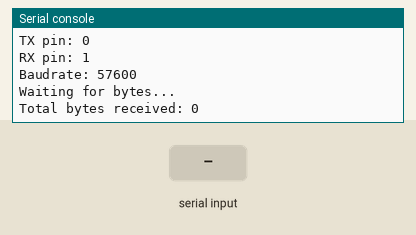
The program below on a simulated Raspberry Pi Pico running MicroPython. On the bench: the last lines printed to the serial console. The inputs (shaded band) are chosen by the test bench.

Above: at 1.2 s.
1.3 s: "1" received over the second serial link
At 1.9 s:
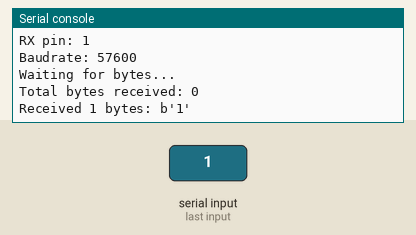
2.8 s: "0" received over the second serial link
At 3.8 s:
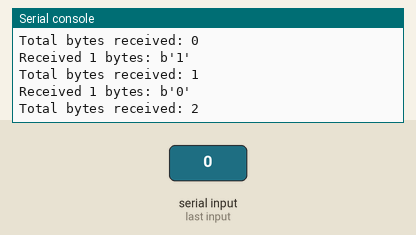
4.3 s: "2" received over the second serial link
At 5.8 s:
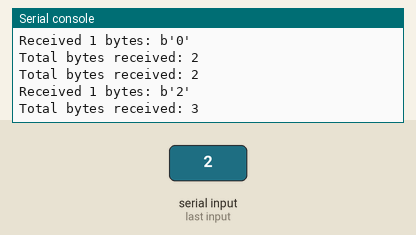
Timing chart, 0 to 7.3 s (numbered marks = the images above; inputs shaded):
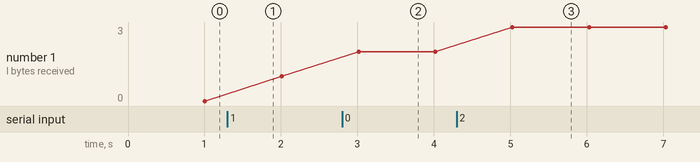

Measured:
- after the input at 1.3 s, the serial console: prints a new line at once (image 1)
- after the input at 2.8 s, the serial console: prints a new line at once (image 2)
- after the input at 4.3 s, the serial console: prints a new line at once (image 3)
- plotted number 1: 1 → 2 after the input at 2.8 s, 2 → 3 after the input at 4.3 s

The program:

mavlink_uart_sniff.py
```python
# mavlink_uart_sniff.py
# Verify that Pixhawk MAVLink bytes are reaching the Pico over UART.
#
# Wiring:
#   Pixhawk TELEM2 TX -> Pico GP1 / UART0 RX
#   Pixhawk TELEM2 RX -> Pico GP0 / UART0 TX
#   Pixhawk GND       -> Pico GND
#
# Mission Planner:
#   SERIAL2_PROTOCOL = 2
#   SERIAL2_BAUD     = 57

from machine import UART, Pin
import time

UART_ID = 0
UART_TX_PIN = 0
UART_RX_PIN = 1
BAUDRATE = 57600

uart = UART(
    UART_ID,
    baudrate=BAUDRATE,
    tx=Pin(UART_TX_PIN),
    rx=Pin(UART_RX_PIN),
)

print("MAVLink UART sniff test")
print("UART:", UART_ID)
print("TX pin:", UART_TX_PIN)
print("RX pin:", UART_RX_PIN)
print("Baudrate:", BAUDRATE)
print("Waiting for bytes...")

total_bytes = 0
last_report_ms = time.ticks_ms()

while True:
    n = uart.any()

    if n:
        data = uart.read(n)
        total_bytes += len(data)

        print("Received", len(data), "bytes:", data[:32])

    now_ms = time.ticks_ms()

    if time.ticks_diff(now_ms, last_report_ms) > 1000:
        print("Total bytes received:", total_bytes)
        last_report_ms = now_ms

    time.sleep_ms(20)
```
